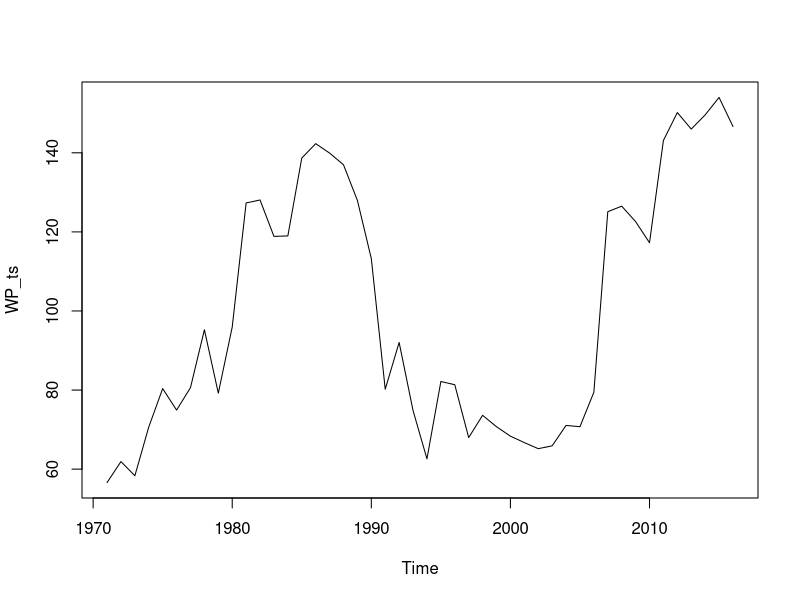
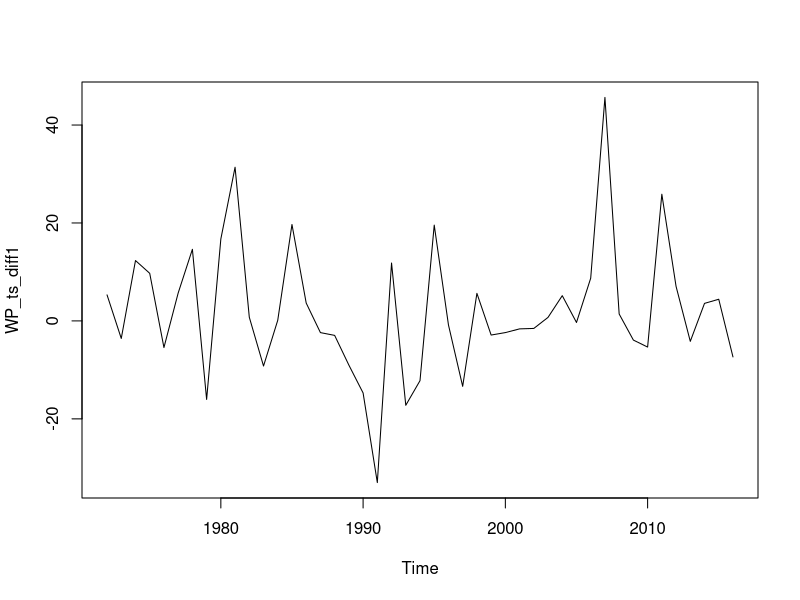
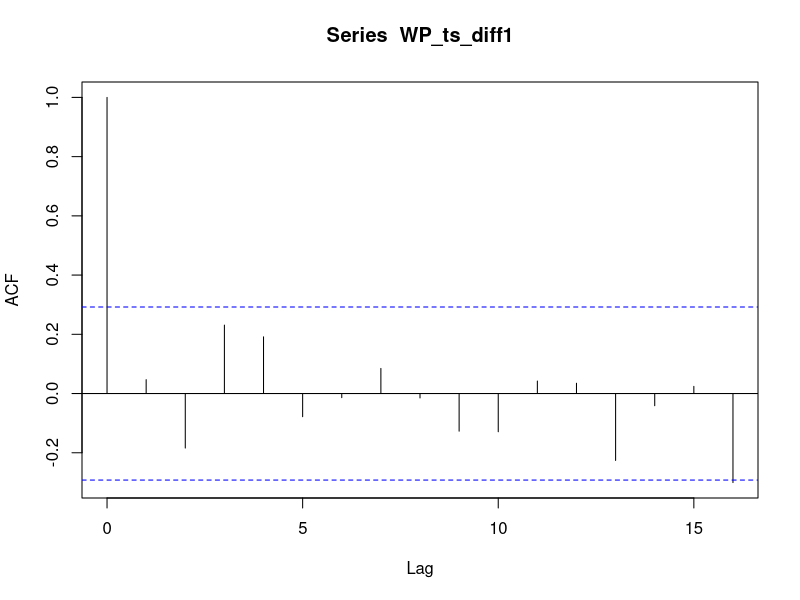
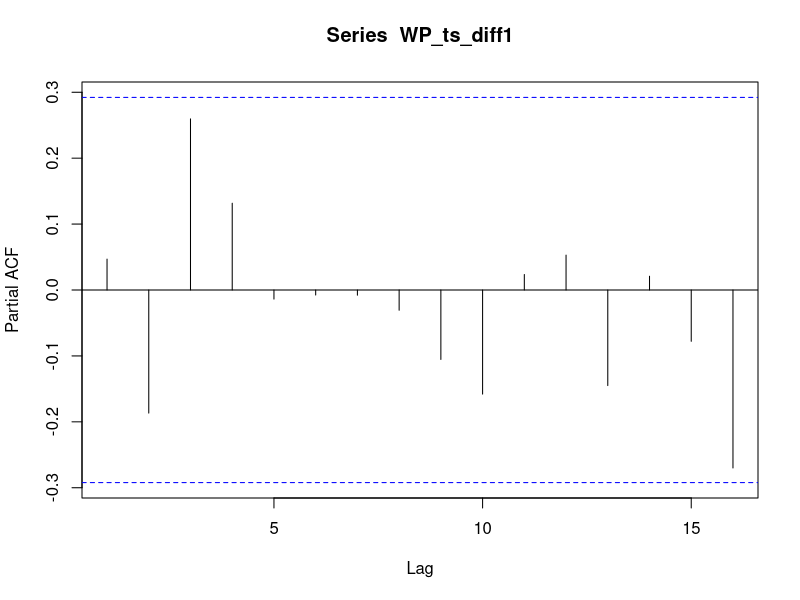
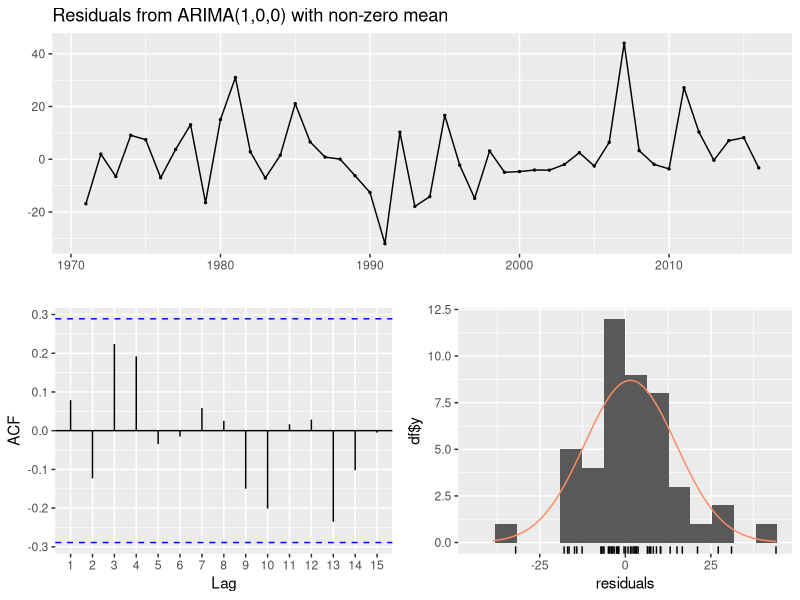
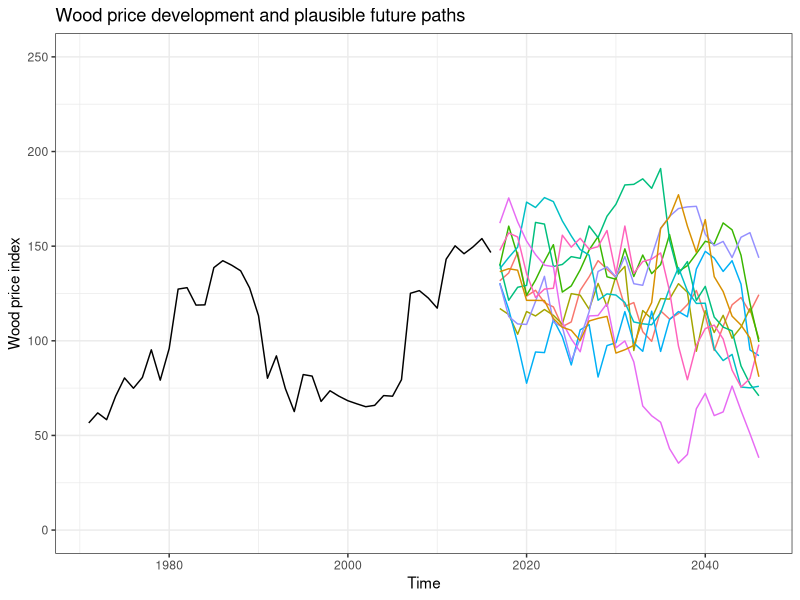

R code for these plots, in order: (Note: this script raises an error after producing the figures.)
######################################################################################################
# This script fits an ARIMA model to a wood price time series in order to make a forecast.
# Uncertainty about wood price forecasts are acknowledged by creating n.boot bootstraps of the 
# residuals of the best ARIMA model fit, adding each of the resampled residuals to the best fit 
# model predictions, fitting an ARIMA to each and making n.boot forecasts respectively.
#
# Questions? naomi.radke@ife.uni-freiburg.de
#
######################################################################################################

# Set working directory
setwd("~/timber price")

# Load required packages
library(forecast) # for fitting arima and forecasting
library(tseries)  # for turning data into time series data
library(ggplot2)  # for plotting
library(dplyr)
library(zoo)

# Load price data as time series
WP <- read.csv("Data/Preis_Index_Buch_1971_2016.csv", sep = ";")# read the data from csv
WP_ts <- ts(WP$price_index, start = 1971)                  # turn it into time series
plot.ts(WP_ts)                                             # check for stationarity 

#### MANUAL AND AUTOMATED ARIMA ######################################

# STEP 1: Test for stationarity/ Identify d

# If non-stationary, use diff to de-trend the data
WP_ts_diff1 <- diff(WP_ts, differences = 1)
plot(WP_ts_diff1)


# Conduct formal test for stationarity

  # e.g. with the Augmented Dickey-Fuller unit root test (p-val should be below 0.05/5%)
  print(adf.test(WP_ts_diff1))


# STEP 2: Identifying p and q
  
  # making a correlogram and partial correlogram
  acf(WP_ts_diff1)    # shows that q is 1
  pacf(WP_ts_diff1)   # shows that p is 0
  
  WP_ts_arima <- Arima(WP_ts, order = c(1,1,0), include.mean = FALSE) # This could be our arima model
  
  
  # Let's see what the automated arima function gives us 
  auto <- auto.arima(WP_ts, stepwise = FALSE, approximation = FALSE, seasonal = FALSE)  # let the auto.arima function do that for us
                                                                      # stepwise+approximation set to FALSE to 
                                                                      # consider all possible models in the search
  summary(auto) # shows the fitted arima model
  
# STEP 3: Check the residuals
  checkresiduals(auto)  # check for normality / ACF = whether autorcorrelations are within threshold
  
  
# STEP 4: Forecast  

  # for the manual arima
  WP_forecast <- forecast(WP_ts_arima, h = 60)
  summary(WP_forecast)
  
  # for the automated arima
  for_auto_arima <- forecast(auto, h = 60)
 
  # plot the best fit arima -> will add uncertain forecast scenario lines to the graph lateron
   g <- autoplot(for_auto_arima)
  


####### CREATING UNCERTAIN SCENARIOS #########################
  
  # Some settings
  n.yrs = 30 # number of forecasted years
  n.sim = 10 # number of sampled future trajectories
  
  # Simulating n.sim future trajectories (from adding bootstrapped residuals to forecast)
  sim <- ts(matrix(0, nrow = n.yrs, ncol = n.sim), start = end(WP_ts)[1]+1) # empty ts matrix to be filled with simulations
  
  for(i in 1:n.sim){
    sim[,i] <- simulate(auto, nsim = n.yrs)
  }
  
  # Plot the recoreded time series and plausible future trajectories  
  autoplot(WP_ts)+
    ylim(c(0,250))+
    autolayer(sim)+
    labs(title = "Wood price development and plausible future paths", y = "Wood price index")+
    theme_bw()+
    theme(legend.position = "none")
    
  
 # So it can be used as forest growth model input, 1) calculate the  change in price index and the resulting exponent
 # for the exponential dbh-revenue function

  # change the ts object into a dataframe
  sim_df <- as.data.frame(sim)
  
  # calculate 5-yr averages for PI (moving averages) and keep only every 5th column
  sim_df_5yr <- rollapply(sim_df, 5, FUN = mean, by =5, align = "left")
  
  # calculate the exponent dependent on the change in PI relative to the PI in 2016 (116.3)
  exp_scen <- (sim_df_5yr - 116.3)*0.0054+3.62
  
  # save the exponent scenarios as csv file 
   write.csv(exp_scen, file = "Output/PI_exp_scen.csv")
 
